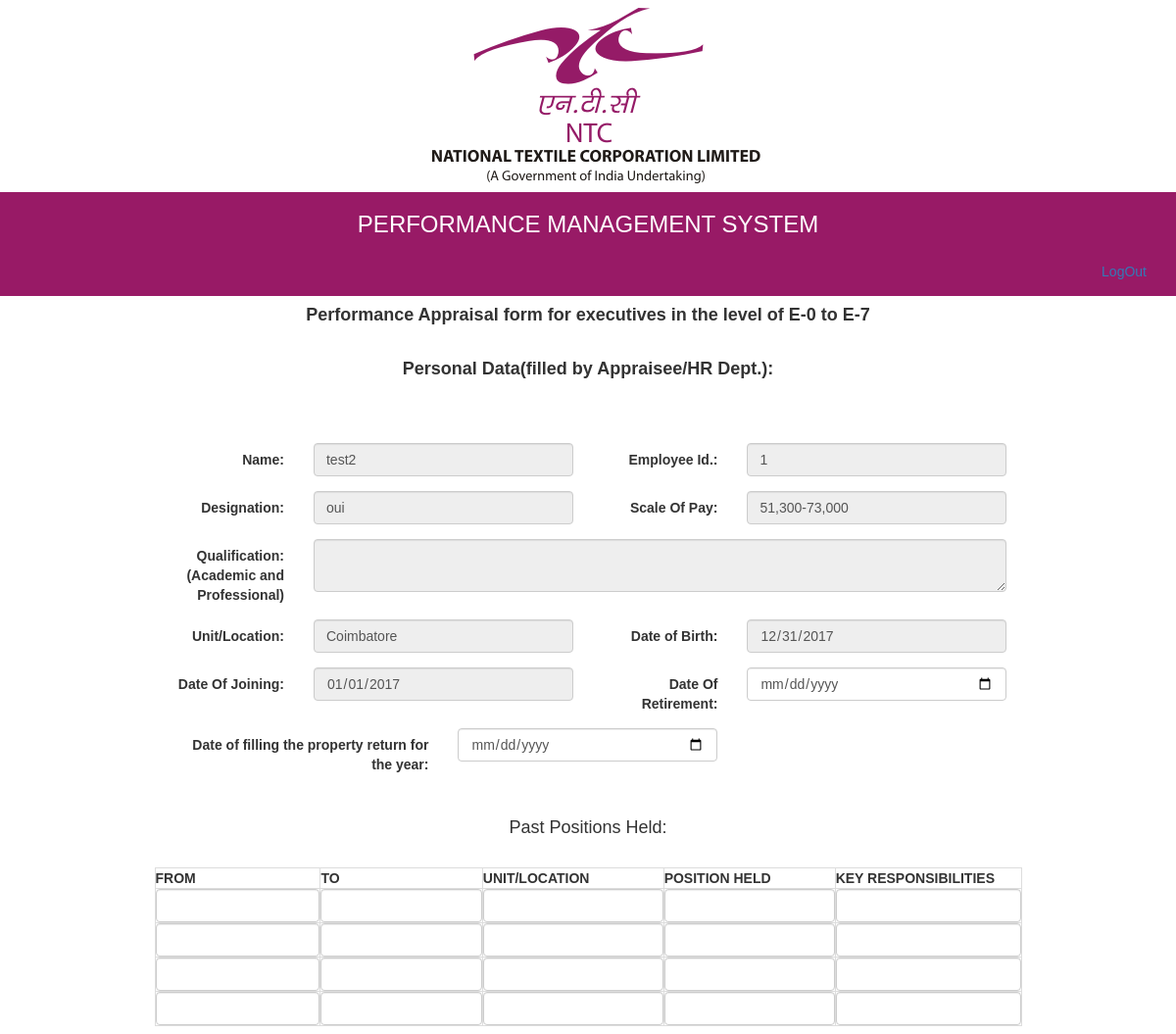
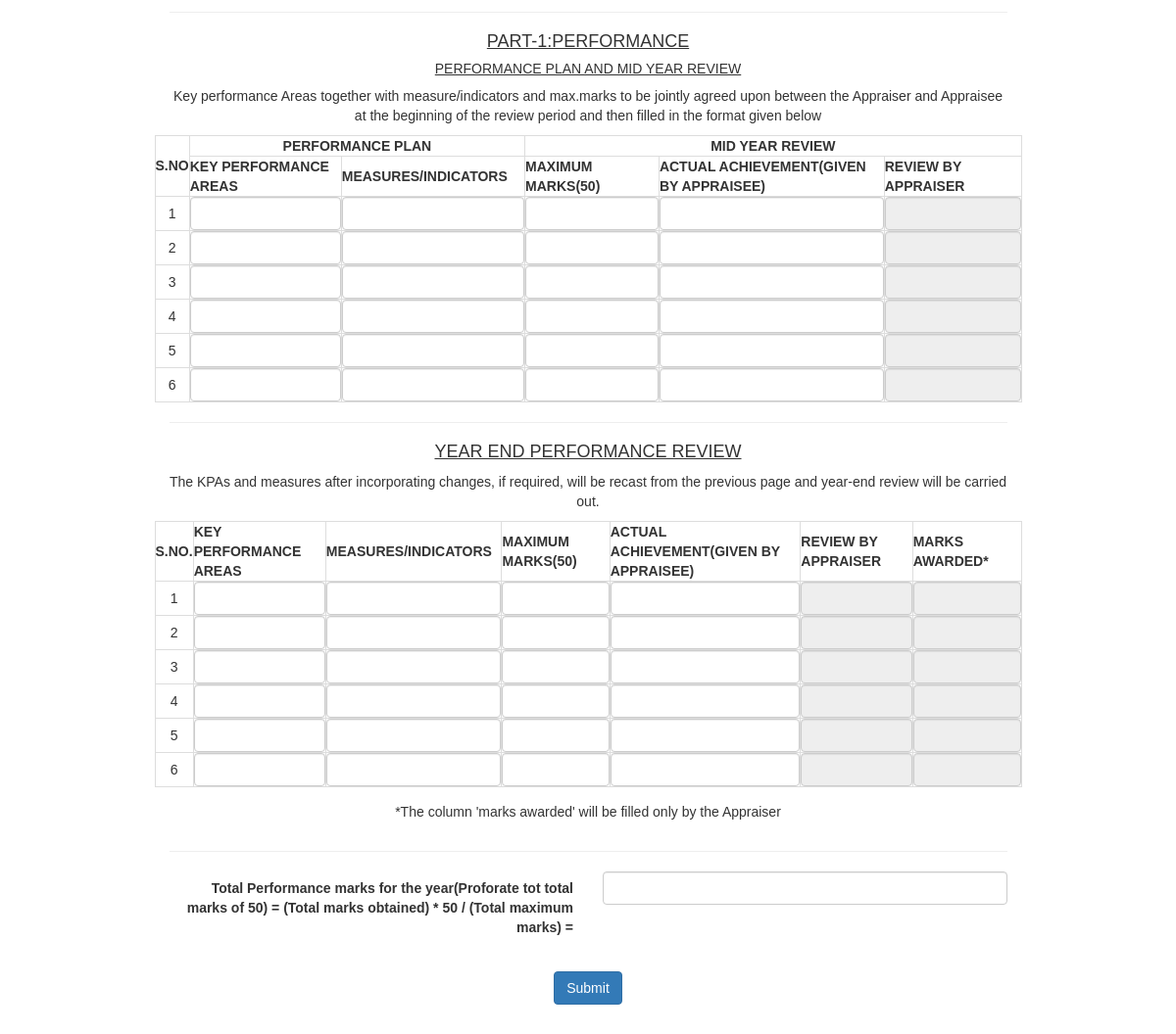
/pg110.php (signed in), run on the app's committed database (2 pictures, top to bottom).
### tables this page shows
CREATE TABLE `employee` (
  `ID` int(6) NOT NULL,
  `Name` varchar(50) NOT NULL,
  `Password` varchar(20) NOT NULL,
  `DOB` date NOT NULL,
  `DOJ` date NOT NULL,
  `Qualification` varchar(20) NOT NULL,
  `Department` varchar(10) NOT NULL,
  `Designation` varchar(20) NOT NULL,
  `PlaceOfPosting` varchar(10) NOT NULL,
  `PayScale` varchar(17) NOT NULL,
  `BasicPay` int(12) NOT NULL,
  `GradePay` int(12) NOT NULL,
  `InitiatingOfficer` int(1) NOT NULL DEFAULT '0',
  `ReviewingOfficer` int(1) NOT NULL DEFAULT '0',
  `AcceptingOfficer` int(1) NOT NULL DEFAULT '0'
);

### pg110.php (the view, shortened to what this page needs)
<?php
	$servername = "localhost";
            $username = "root";
            $password = "";
            $dbname = "appraisal";
            $conn = new mysqli($servername, $username, $password, $dbname);
	$q=$_SESSION["ID"];
	$sql = "SELECT * FROM employee WHERE ID ='$q'";
    $result = $conn->query($sql);
	while($row = mysqli_fetch_array($result))
	{
		$Name = $row["Name"];
		$ID = $row["ID"];
		$Designation  = $row["Designation"];
		$PayScale = $row["PayScale"];
		$Qualification = $row["Qualification"];
		$PlaceOfPosting = $row["PlaceOfPosting"];
		$DOB = $row["DOB"];
		$DOJ = $row["DOJ"];
	}
echo"<!DOCTYPE html>
<html lang=\"en\">
  <head>
    <link href=\"css/bootstrap.min.css\" rel=\"stylesheet\">
  </head>
  <body id=\"mainbody\">
   <img class =\"img-responsive\" src=\"ntc-logo.png\" i>
   <div class=\"container-fluid bg-1 text-center\">
   <h3 class=\"margin\"><bold>PERFORMANCE MANAGEMENT SYSTEM</bold></h3>
   <div class=\"collapse navbar-collapse\" id=\"bs-example-navbar-collapse-1\">
                <ul class=\"nav navbar-nav navbar-right\">
					<li><a href=\"login.php\">LogOut</a></li>
                </ul>
            </div>
   </div>
   <div class=\"container-fluid text-center\">
   <h4 class=\"margin\"><b>Performance Appraisal form for executives in the level of E-0 to E-7</b></h4>
   <div class=\"panel-body\">
   <div class=\"form\">
		<div class=\"form-group \">
		  <h4 class=\"margin\"><b>Personal Data(filled by Appraisee/HR Dept.):</b></h4>
		</div>
		<form id=\"formpg110\" class=\"form-validate form-horizontal\" method=\"post\" action=\"appsubmit1.php\">
		<div class=\"form-group \">
		  <label  class=\"control-label col-lg-2\">Name:</label>
		  <div class=\"col-lg-4\">
			<input class=\"form-control \" type=\"text\" value=\"$Name\" disabled/>
		  </div>
		  <label  class=\"control-label col-lg-2\">Employee Id.:</label>
		  <div class=\"col-lg-4\">
			<input class=\"form-control \" type=\"text\" value=\"$ID\" disabled/>
		  </div>
		</div>
		<div class=\"form-group \">
		  <label  class=\"control-label col-lg-2\">Designation:</label>
		  <div class=\"col-lg-4\">
			<input class=\"form-control \" type=\"text\" value=\"$Designation\" disabled/>
		  </div>
		  <label  class=\"control-label col-lg-2\">Scale Of Pay:</label>
		  <div class=\"col-lg-4\">
			<input class=\"form-control \" type=\"text\" value=\"$PayScale\" disabled/>
		  </div>
		</div>
		<div class=\"form-group \">
		  <label  class=\"control-label col-lg-2\">Qualification:(Academic and Professional)</label>
		  <div class=\"col-lg-10\">
			<textarea class=\"form-control \" type=\"text\" value=\"$Qualification\" disabled></textarea>
		  </div>
		</div>
		<div class=\"form-group \">
		  <label  class=\"control-label col-lg-2\">Unit/Location:</label>
		  <div class=\"col-lg-4\">
			<input class=\"form-control \" type=\"text\" value=\"$PlaceOfPosting\" disabled />
		  </div>
		  <label  class=\"control-label col-lg-2\">Date of Birth:</label>
		  <div class=\"col-lg-4\">
			<input class=\"form-control \" type=\"date\" value=\"$DOB\" disabled/>
		  </div>
		</div>
		<div class=\"form-group \">
		  <label  class=\"control-label col-lg-2\">Date Of Joining:</label>
		  <div class=\"col-lg-4\">
			<input class=\"form-control \" type=\"date\" value=\"$DOJ\" disabled/>
		  </div>";
		  ?>
		  <label  class="control-label col-lg-2">Date Of Retirement:</label>
		  <div class="col-lg-4">
			<input class="form-control " type="date" name="DOR" />
		  </div>
		</div>
		<div class="form-group ">
		  <label  class="control-label col-lg-4">Date of filling the property return for the year:</label>
		  <div class="col-lg-4">
			<input class="form-control " type="date" name="DOF" />
		  </div>
		</div><br>
		<h4>Past Positions Held:</h4><br>
		<div class="form-group">
		  <table class="table-bordered" style="width:100%">
			<tr>
			  <th>FROM</th>
			  <th>TO</th>
			  <th>UNIT/LOCATION</th>
			  <th>POSITION HELD</th>
			  <th>KEY RESPONSIBILITIES</th>
			</tr>
			<tr>
			   <td><input type="text" class="form-control" name="PPH_f1" /></td>
			   <td><input type="text" class="form-control" name="PPH_t1" /></td>
			   <td><input type="text" class="form-control" name="PPH_loc1" /></td>
			   <td><input type="text" class="form-control" name="PPH_pos1" /></td>
			   <td><input type="text" class="form-control" name="PPH_res1" /></td>
			</tr>
			<tr>
			   <td><input type="text" class="form-control" name="PPH_f2" /></td>
			   <td><input type="text" class="form-control" name="PPH_t2" /></td>
			   <td><input type="text" class="form-control" name="PPH_loc2" /></td>
			   <td><input type="text" class="form-control" name="PPH_pos2" /></td>
			   <td><input type="text" class="form-control" name="PPH_res2" /></td>
			</tr>
			<tr>
			   <td><input type="text" class="form-control" name="PPH_f3" /></td>
			   <td><input type="text" class="form-control" name="PPH_t3" /></td>
			   <td><input type="text" class="form-control" name="PPH_loc3" /></td>
			   <td><input type="text" class="form-control" name="PPH_pos3" /></td>
			   <td><input type="text" class="form-control" name="PPH_res3" /></td>
			</tr>
			<tr>
			   <td><input type="text" class="form-control" name="PPH_f4" /></td>
			   <td><input type="text" class="form-control" name="PPH_t4" /></td>
			   <td><input type="text" class="form-control" name="PPH_loc4" /></td>
			   <td><input type="text" class="form-control" name="PPH_pos4" /></td>
			   <td><input type="text" class="form-control" name="PPH_res4" /></td>
			</tr>
		  </table>
		</div>
		<hr>
		<h4 class="margin"><bold><u>PART-1:PERFORMANCE</u></bold></h4>
		<h5 class="margin"><bold><u>PERFORMANCE PLAN AND MID YEAR REVIEW</u></bold></h5>
		<p>Key performance Areas together with measure/indicators and max.marks to be jointly agreed upon between the Appraiser and Appraisee at the beginning of the review period and then filled in the format given below</p>
		<div class="form-group">
			<table class="table-bordered" style="width:100%">
				<tr>
				  <th rowspan="2" class="text-center">S.NO</th>
				  <th colspan="2" class="text-center">PERFORMANCE PLAN</th>
				  <th colspan="3" class="text-center">MID YEAR REVIEW</th>
				</tr>
				<tr>
				  <th>KEY PERFORMANCE AREAS</th>
				  <th>MEASURES/INDICATORS</th>
				  <th>MAXIMUM MARKS(50)</th>
				  <th>ACTUAL ACHIEVEMENT(GIVEN BY APPRAISEE)</th>
				  <th>REVIEW BY APPRAISER</th>
				</tr>
				<tr>
				   <td>1</td>
				   <td><input type="text" class="form-control" name="MYR_kpa1" /></td>
				   <td><input type="text" class="form-control" name="MYR_ind1" /></td>
				   <td><input type="text" class="form-control" name="MYR_mm1" /></td>
				   <td><input type="text" class="form-control" name="MYR_ach1" /></td>
				   <td><input type="text" class="form-control" name="MYR_rev1" disabled/></td>
				</tr>
				<tr>
				   <td>2</td>
				   <td><input type="text" class="form-control" name="MYR_kpa2" /></td>
				   <td><input type="text" class="form-control" name="MYR_ind2" /></td>
				   <td><input type="text" class="form-control" name="MYR_mm2" /></td>
				   <td><input type="text" class="form-control" name="MYR_ach2" /></td>
				   <td><input type="text" class="form-control" name="MYR_rev2" disabled/></td>
				</tr>
				<tr>
				   <td>3</td>
				   <td><input type="text" class="form-control" name="MYR_kpa3" /></td>
				   <td><input type="text" class="form-control" name="MYR_ind3" /></td>
				   <td><input type="text" class="form-control" name="MYR_mm3" /></td>
				   <td><input type="text" class="form-control" name="MYR_ach3" /></td>
				   <td><input type="text" class="form-control" name="MYR_rev3" disabled/></td>
				</tr>
				<tr>
				   <td>4</td>
				   <td><input type="text" class="form-control" name="MYR_kpa4" /></td>
				   <td><input type="text" class="form-control" name="MYR_ind4" /></td>
				   <td><input type="text" class="form-control" name="MYR_mm4" /></td>
				   <td><input type="text" class="form-control" name="MYR_ach4" /></td>
				   <td><input type="text" class="form-control" name="MYR_rev4" disabled/></td>
				</tr>
				<tr>
				   <td>5</td>
				   <td><input type="text" class="form-control" name="MYR_kpa5" /></td>
				   <td><input type="text" class="form-control" name="MYR_ind5" /></td>
				   <td><input type="text" class="form-control" name="MYR_mm5" /></td>
				   <td><input type="text" class="form-control" name="MYR_ach5" /></td>
				   <td><input type="text" class="form-control" name="MYR_rev5" disabled/></td>
				</tr>
				<tr>
				   <td>6</td>
				   <td><input type="text" class="form-control" name="MYR_kpa6" /></td>
				   <td><input type="text" class="form-control" name="MYR_ind6" /></td>
				   <td><input type="text" class="form-control" name="MYR_mm6" /></td>
				   <td><input type="text" class="form-control" name="MYR_ach6" /></td>
				   <td><input type="text" class="form-control" name="MYR_rev6" disabled/></td>
				</tr>
			</table>
		</div>
		<hr>
		<h4 class="margin"><bold><u>YEAR END PERFORMANCE REVIEW</u></bold></h4>
		<p>The KPAs and measures after incorporating changes, if required, will be recast from the previous page and year-end review will be carried out.</p>
		<div class="form-group">
			<table class="table-bordered" style="width:100%">
				<tr>
				  <th>S.NO.</th>
				  <th>KEY PERFORMANCE AREAS</th>
				  <th>MEASURES/INDICATORS</th>
				  <th>MAXIMUM MARKS(50)</th>
				  <th>ACTUAL ACHIEVEMENT(GIVEN BY APPRAISEE)</th>
				  <th>REVIEW BY APPRAISER</th>
				  <th>MARKS AWARDED*</th>
				</tr>
				<tr>
				   <td>1</td>
				   <td><input type="text" class="form-control" name="YER_kpa1" /></td>
				   <td><input type="text" class="form-control" name="YER_ind1" /></td>
				   <td><input type="text" class="form-control" name="YER_mm1" /></td>
				   <td><input type="text" class="form-control" name="YER_ach1" /></td>
				   <td><input type="text" class="form-control" name="YER_rev1" disabled/></td>
				   <td><input type="text" class="form-control" name="YER_ma1" disabled/></td>
				</tr>
				<tr>
				   <td>2</td>
				    <td><input type="text" class="form-control" name="YER_kpa2" /></td>
				   <td><input type="text" class="form-control" name="YER_ind2" /></td>
				   <td><input type="text" class="form-control" name="YER_mm2" /></td>
				   <td><input type="text" class="form-control" name="YER_ach2" /></td>
				   <td><input type="text" class="form-control" name="YER_rev2" disabled/></td>
				   <td><input type="text" class="form-control" name="YER_ma2" disabled/></td>
				</tr>
				<tr>
				   <td>3</td>
				    <td><input type="text" class="form-control" name="YER_kpa3" /></td>
				   <td><input type="text" class="form-control" name="YER_ind3" /></td>
				   <td><input type="text" class="form-control" name="YER_mm3" /></td>
				   <td><input type="text" class="form-control" name="YER_ach3" /></td>
				   <td><input type="text" class="form-control" name="YER_rev3" disabled/></td>
				   <td><input type="text" class="form-control" name="YER_ma3" disabled/></td>
				</tr>
				<tr>
				   <td>4</td>
				    <td><input type="text" class="form-control" name="YER_kpa4" /></td>
				   <td><input type="text" class="form-control" name="YER_ind4" /></td>
				   <td><input type="text" class="form-control" name="YER_mm4" /></td>
				   <td><input type="text" class="form-control" name="YER_ach4" /></td>
				   <td><input type="text" class="form-control" name="YER_rev4" disabled/></td>
				   <td><input type="text" class="form-control" name="YER_ma4" disabled/></td>
				</tr>
				<tr>
				   <td>5</td>
				    <td><input type="text" class="form-control" name="YER_kpa5" /></td>
				   <td><input type="text" class="form-control" name="YER_ind5" /></td>
				   <td><input type="text" class="form-control" name="YER_mm5" /></td>
				   <td><input type="text" class="form-control" name="YER_ach5" /></td>
				   <td><input type="text" class="form-control" name="YER_rev5" disabled/></td>
				   <td><input type="text" class="form-control" name="YER_ma5" disabled/></td>
				</tr>
				<tr>
				   <td>6</td>
				    <td><input type="text" class="form-control" name="YER_kpa6" /></td>
				   <td><input type="text" class="form-control" name="YER_ind6" /></td>
				   <td><input type="text" class="form-control" name="YER_mm6" /></td>
				   <td><input type="text" class="form-control" name="YER_ach6" /></td>
				   <td><input type="text" class="form-control" name="YER_rev6" disabled/></td>
				   <td><input type="text" class="form-control" name="YER_ma6" disabled/></td>
				</tr>
			</table>
		</div>
		<div class="form-group">
			<p>*The column 'marks awarded' will be filled only by the Appraiser</p>
		</div>
		<hr>
		<div class="form-group ">
			<label  class="control-label col-lg-6">Total Performance marks for the year(Proforate tot total marks of 50) = (Total marks obtained) * 50 / (Total maximum marks) =</label>
			<div class="col-lg-6">
				<input class="form-control" type="text" width="30%" />
			</div>
		</div><br>
		<div class="form-group">
			<input type="submit" class="btn btn-default btn-primary">
		</div>
	</form>
	</div>
	</div>
  </body>
</html>

### data on the page
employee: Name "test2", ID "1", Designation "oui", PayScale "51,300-73,000", PlaceOfPosting "Coimbatore", DOB "12/31/2017", DOJ "01/01/2017"
